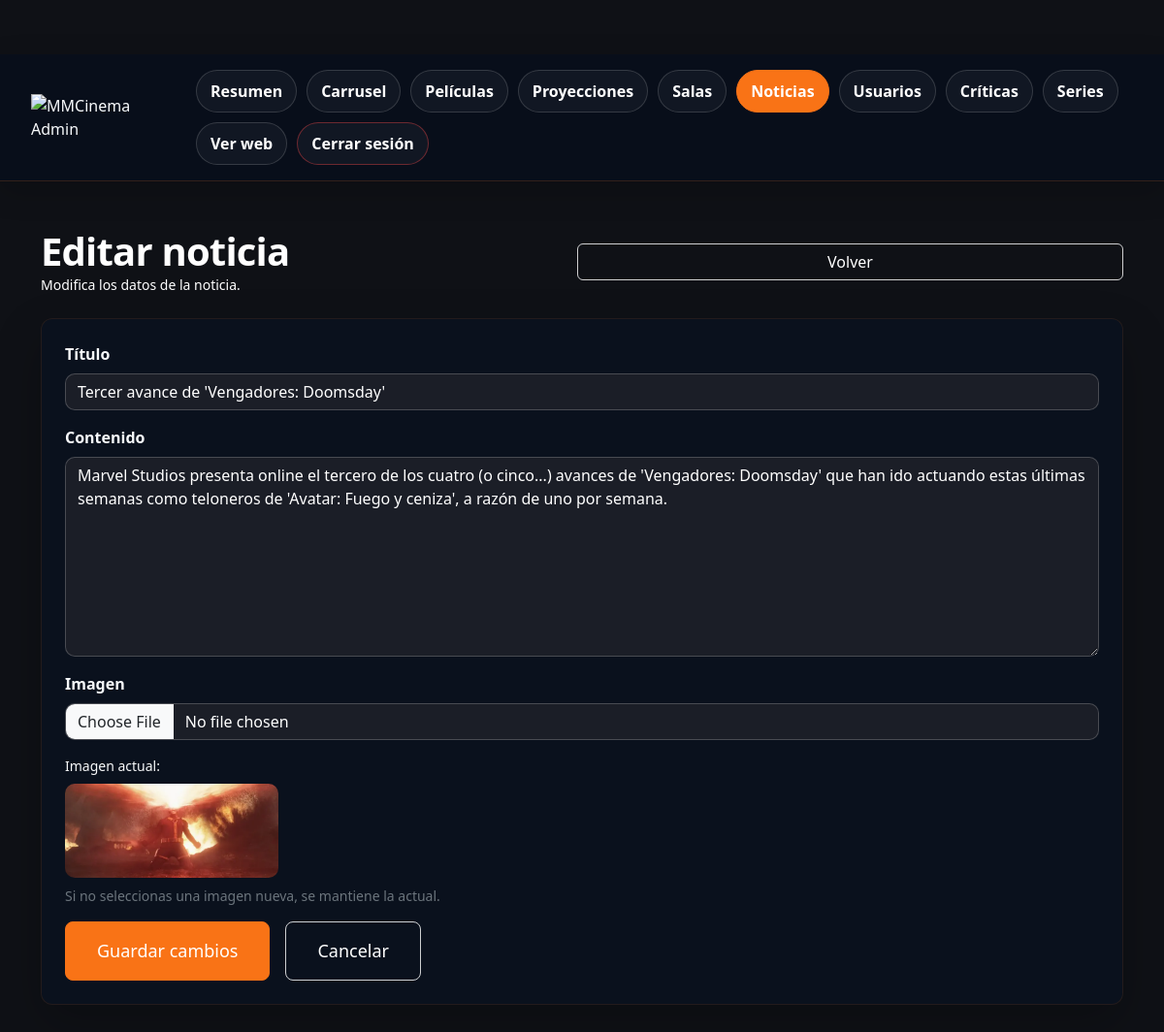
The page /admin/pages/noticias/form.php?id=9 on the database its author committed.
### tables this page shows
CREATE TABLE `noticia` (
  `id` int(11) NOT NULL,
  `titulo` varchar(255) NOT NULL,
  `contenido` text NOT NULL,
  `imagen` varchar(255) DEFAULT NULL COMMENT 'Ruta o nombre del archivo de la imagen',
  `publicado` timestamp NULL DEFAULT current_timestamp()
);

### admin/pages/noticias/form.php (the view, shortened to what this page needs)
<?php
require_once __DIR__ . "/../../../config/conexion.php";
$id = isset($_GET['id']) ? (int)$_GET['id'] : 0;
$modoEdicion = $id > 0;
$data = [
    'id' => '',
    'titulo' => '',
    'contenido' => '',
    'imagen' => ''
];
if ($modoEdicion) {
    $stm = $pdo->prepare("SELECT * FROM noticia WHERE id = ?");
    $stm->execute([$id]);
    $data = $stm->fetch(PDO::FETCH_ASSOC);
}
?>
<!DOCTYPE html>
<html lang="es">
<head>
    <link rel="stylesheet" href="../../../assets/css/styles.css">
    <link href="https://cdn.jsdelivr.net/npm/bootstrap@5.3.3/dist/css/bootstrap.min.css" rel="stylesheet">
</head>
<body class="admin-body">
<?php require_once __DIR__ . "/../../../admin_header.php"; ?>
<div class="container py-4 py-lg-5">
    <div class="admin-page-head">
        <div>
            <h1><?= $modoEdicion ? 'Editar noticia' : 'Nueva noticia' ?></h1>
            <p><?= $modoEdicion ? 'Modifica los datos de la noticia.' : 'Crea una nueva noticia.' ?></p>
        </div>
        <a href="list.php" class="btn btn-outline-light">Volver</a>
    </div>
    <div class="admin-glass-card p-4">
        <form action="save.php" method="POST" enctype="multipart/form-data">
            <div class="mb-3">
                <label class="form-label">Título</label>
                <input type="text" name="titulo" class="form-control" required
                       value="<?= htmlspecialchars($data['titulo'] ?? '') ?>">
            </div>
            <div class="mb-3">
                <label class="form-label">Contenido</label>
                <textarea name="contenido" class="form-control" rows="8" required><?= htmlspecialchars($data['contenido'] ?? '') ?></textarea>
            </div>
            <div class="mb-3">
                <label class="form-label">Imagen</label>
                <input type="file" name="imagen_file" class="form-control" accept=".jpg,.jpeg,.png,.webp,image/jpeg,image/png,image/webp">
                <?php if (!empty($data['imagen'])): ?>
                    <div class="mt-3">
                        <p class="mb-2 small text-light">Imagen actual:</p>
                        <img src="../../../assets/img/noticias/<?= htmlspecialchars($data['imagen']) ?>" alt="Imagen actual" style="max-width: 220px; border-radius: 10px;">
                    </div>
                <?php endif; ?>
                <small class="text-secondary d-block mt-2">
                    Si no seleccionas una imagen nueva, se mantiene la actual.
                </small>
            </div>
            <div class="d-flex gap-3 flex-wrap">
                <button type="submit" class="btn btn-primary btn-lg">
                    <?= $modoEdicion ? 'Guardar cambios' : 'Crear noticia' ?>
                </button>
                <a href="list.php" class="btn btn-outline-light btn-lg">Cancelar</a>
            </div>
        </form>
    </div>
</div>
</body>
</html>

### assets/css/base.css (style rules this page uses)
:root { --bg-main: #0f1116; --bg-secondary: #1b1e27; --bg-card: rgba(27, 30, 39, 0.88); --primary: #f97316; --primary-dark: #ea580c; --danger: #dc2626; --danger-dark: #b91c1c; --accent: #9333ea; --text-light: #f8fafc; --text-gray: #cbd5e1; --text-soft: #94a3b8; --border-soft: rgba(255,255,255,0.10); --border-card: rgba(255,255,255,0.08); --shadow-soft: 0 10px 30px rgba(0,0,0,0.28); --shadow-card: 0 14px 34px rgba(0,0,0,0.34); --shadow-card-hover: 0 20px 44px rgba(0,0,0,0.42); --radius-sm: 10px; --radius-md: 14px; --radius-lg: 18px; --ease-premium: cubic-bezier(0.22, 1, 0.36, 1); }
* { margin: 0; padding: 0; box-sizing: border-box; }
html { scroll-behavior: smooth; }
body { background: radial-gradient(circle at top, rgba(249,115,22,0.06), transparent 22%), linear-gradient(180deg, #0d1016 0%, #0b0d12 100%); color: var(--text-light); font-family: "Segoe UI", sans-serif; min-height: 100vh; position: relative; overflow-x: hidden; }
a { color: var(--primary); text-decoration: none; transition: color 0.22s ease; }
body, p, strong, em, li, small, label, td, th { color: var(--text-light) !important; }
h1, h2, h3, h4, h5, h6 { color: var(--text-light) !important; font-weight: 700; letter-spacing: -0.02em; }
header, main, footer, .navbar, .container, .hero, .card, .filtro-cartelera { position: relative; z-index: 2; }
.form-label { color: #ffffff !important; }
.form-control { color: #ffffff !important; background-color: #1b1e27 !important; border-color: rgba(255, 255, 255, 0.2) !important; }
p { color: #ffffff !important; }
h1, h2, h3, h4, h5, h6 { color: #ffffff !important; }
label { color: #ffffff !important; }
a { color: #f97316 !important; }
.btn { color: #ffffff !important; }

### assets/css/components.css (style rules this page uses)
.btn-primary { background: #f97316 !important; border: 1px solid #f97316 !important; color: #ffffff !important; font-weight: 700; border-radius: 10px; transition: background-color 0.22s ease, border-color 0.22s ease, transform 0.28s var(--ease-premium), box-shadow 0.28s var(--ease-premium), color 0.22s ease; padding: 0.75rem 1.5rem; }
.btn-outline-light { color: #ffffff !important; border: 1px solid rgba(255,255,255,0.8) !important; background: transparent !important; border-radius: 10px; font-weight: 700; transition: background-color 0.22s ease, color 0.22s ease, border-color 0.22s ease, transform 0.28s var(--ease-premium), box-shadow 0.28s var(--ease-premium); padding: 0.75rem 1.5rem; }
.btn-lg { padding: 1rem 2rem !important; font-size: 1.125rem !important; }
label, .form-label { color: var(--text-light) !important; font-weight: 600; }
input, textarea, select { background: rgba(42,46,56,0.88) !important; color: var(--text-light) !important; border: 1px solid #3a3f4b !important; border-radius: 10px !important; transition: border-color 0.22s ease, box-shadow 0.22s ease; }
input::placeholder, textarea::placeholder { color: #e5e7eb !important; opacity: 1 !important; }

### rows shown on the page
noticia: titulo "Tercer avance de 'Vengadores: Doomsday'", contenido "Marvel Studios presenta online el tercero de los cuatro (o cinco...) avances de 'Vengadores: Doomsday' que han ido actuando estas últimas semanas como teloneros de 'Avatar: Fuego y ceniza', a razón de uno por semana.", imagen (picture)
